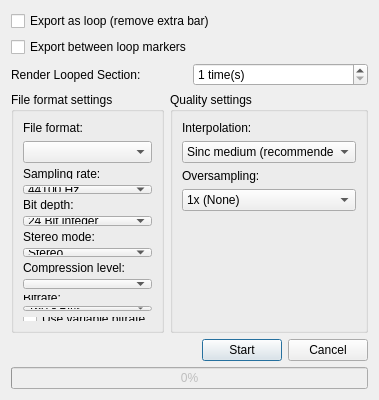
<?xml version="1.0" encoding="UTF-8"?>
<ui version="4.0">
 <class>ExportProjectDialog</class>
 <widget class="QDialog" name="ExportProjectDialog">
  <property name="geometry">
   <rect>
    <x>0</x>
    <y>0</y>
    <width>379</width>
    <height>400</height>
   </rect>
  </property>
  <property name="minimumSize">
   <size>
    <width>379</width>
    <height>400</height>
   </size>
  </property>
  <property name="maximumSize">
   <size>
    <width>379</width>
    <height>400</height>
   </size>
  </property>
  <property name="windowTitle">
   <string>Export project</string>
  </property>
  <layout class="QVBoxLayout">
   <item>
    <widget class="QCheckBox" name="exportLoopCB">
     <property name="text">
      <string>Export as loop (remove extra bar)</string>
     </property>
    </widget>
   </item>
   <item>
    <widget class="QCheckBox" name="renderMarkersCB">
     <property name="text">
      <string>Export between loop markers</string>
     </property>
    </widget>
   </item>
   <item>
    <widget class="QWidget" name="loopRepeatWidget" native="true">
     <layout class="QHBoxLayout" name="loopRepeatHL">
      <property name="leftMargin">
       <number>0</number>
      </property>
      <property name="topMargin">
       <number>0</number>
      </property>
      <property name="rightMargin">
       <number>0</number>
      </property>
      <property name="bottomMargin">
       <number>0</number>
      </property>
      <item>
       <widget class="QLabel" name="labelLoopRepeat">
        <property name="text">
         <string>Render Looped Section:</string>
        </property>
       </widget>
      </item>
      <item>
       <widget class="QSpinBox" name="loopCountSB">
        <property name="suffix">
         <string> time(s)</string>
        </property>
        <property name="minimum">
         <number>1</number>
        </property>
        <property name="maximum">
         <number>99</number>
        </property>
        <property name="value">
         <number>1</number>
        </property>
       </widget>
      </item>
     </layout>
    </widget>
   </item>
   <item>
    <layout class="QHBoxLayout">
     <item>
      <widget class="QGroupBox" name="outputGroupBox">
       <property name="title">
        <string>File format settings</string>
       </property>
       <layout class="QVBoxLayout">
        <item>
         <widget class="QLabel" name="label">
          <property name="text">
           <string>File format:</string>
          </property>
         </widget>
        </item>
        <item>
         <widget class="QComboBox" name="fileFormatCB"/>
        </item>
        <item>
         <widget class="QWidget" name="sampleRateWidget" native="true">
          <layout class="QVBoxLayout" name="verticalLayout">
           <property name="leftMargin">
            <number>0</number>
           </property>
           <property name="topMargin">
            <number>0</number>
           </property>
           <property name="rightMargin">
            <number>0</number>
           </property>
           <property name="bottomMargin">
            <number>0</number>
           </property>
           <item>
            <widget class="QLabel" name="labelSampleRate">
             <property name="text">
              <string>Sampling rate:</string>
             </property>
            </widget>
           </item>
           <item>
            <widget class="QComboBox" name="samplerateCB">
             <item>
              <property name="text">
               <string>44100 Hz</string>
              </property>
             </item>
             <item>
              <property name="text">
               <string>48000 Hz</string>
              </property>
             </item>
             <item>
              <property name="text">
               <string>88200 Hz</string>
              </property>
             </item>
             <item>
              <property name="text">
               <string>96000 Hz</string>
              </property>
             </item>
             <item>
              <property name="text">
               <string>192000 Hz</string>
              </property>
             </item>
            </widget>
           </item>
          </layout>
         </widget>
        </item>
        <item>
         <widget class="QWidget" name="depthWidget" native="true">
          <layout class="QVBoxLayout">
           <property name="leftMargin">
            <number>0</number>
           </property>
           <property name="topMargin">
            <number>0</number>
           </property>
           <property name="rightMargin">
            <number>0</number>
           </property>
           <property name="bottomMargin">
            <number>0</number>
           </property>
           <item>
            <widget class="QLabel" name="labelBitDepth">
             <property name="text">
              <string>Bit depth:</string>
             </property>
            </widget>
           </item>
           <item>
            <widget class="QComboBox" name="depthCB">
             <property name="currentIndex">
              <number>1</number>
             </property>
             <item>
              <property name="text">
               <string>16 Bit integer</string>
              </property>
             </item>
             <item>
              <property name="text">
               <string>24 Bit integer</string>
              </property>
             </item>
             <item>
              <property name="text">
               <string>32 Bit float</string>
              </property>
             </item>
            </widget>
           </item>
          </layout>
         </widget>
        </item>
        <item>
         <widget class="QWidget" name="stereoModeWidget" native="true">
          <layout class="QVBoxLayout" name="verticalLayout_4">
           <property name="leftMargin">
            <number>0</number>
           </property>
           <property name="topMargin">
            <number>0</number>
           </property>
           <property name="rightMargin">
            <number>0</number>
           </property>
           <property name="bottomMargin">
            <number>0</number>
           </property>
           <item>
            <widget class="QLabel" name="labelStereoMode_3">
             <property name="text">
              <string>Stereo mode:</string>
             </property>
            </widget>
           </item>
           <item>
            <widget class="QComboBox" name="stereoModeComboBox">
             <property name="currentIndex">
              <number>1</number>
             </property>
             <item>
              <property name="text">
               <string>Mono</string>
              </property>
             </item>
             <item>
              <property name="text">
               <string>Stereo</string>
              </property>
             </item>
             <item>
              <property name="text">
               <string>Joint stereo</string>
              </property>
             </item>
            </widget>
           </item>
          </layout>
         </widget>
        </item>
        <item>
         <widget class="QWidget" name="compressionWidget" native="true">
          <layout class="QVBoxLayout" name="_2">
           <property name="leftMargin">
            <number>0</number>
           </property>
           <property name="topMargin">
            <number>0</number>
           </property>
           <property name="rightMargin">
            <number>0</number>
           </property>
           <property name="bottomMargin">
            <number>0</number>
           </property>
           <item>
            <widget class="QLabel" name="labelCompLevel">
             <property name="text">
              <string>Compression level:</string>
             </property>
            </widget>
           </item>
           <item>
            <widget class="QComboBox" name="compLevelCB">
             <property name="currentIndex">
              <number>-1</number>
             </property>
            </widget>
           </item>
          </layout>
         </widget>
        </item>
        <item>
         <widget class="QWidget" name="bitrateWidget" native="true">
          <layout class="QVBoxLayout">
           <property name="leftMargin">
            <number>0</number>
           </property>
           <property name="topMargin">
            <number>0</number>
           </property>
           <property name="rightMargin">
            <number>0</number>
           </property>
           <property name="bottomMargin">
            <number>0</number>
           </property>
           <item>
            <widget class="QLabel" name="labelBitRate">
             <property name="text">
              <string>Bitrate:</string>
             </property>
            </widget>
           </item>
           <item>
            <widget class="QComboBox" name="bitrateCB">
             <property name="currentIndex">
              <number>2</number>
             </property>
             <item>
              <property name="text">
               <string>64 KBit/s</string>
              </property>
             </item>
             <item>
              <property name="text">
               <string>128 KBit/s</string>
              </property>
             </item>
             <item>
              <property name="text">
               <string>160 KBit/s</string>
              </property>
             </item>
             <item>
              <property name="text">
               <string>192 KBit/s</string>
              </property>
             </item>
             <item>
              <property name="text">
               <string>256 KBit/s</string>
              </property>
             </item>
             <item>
              <property name="text">
               <string>320 KBit/s</string>
              </property>
             </item>
            </widget>
           </item>
           <item>
            <widget class="QCheckBox" name="checkBoxVariableBitRate">
             <property name="text">
              <string>Use variable bitrate</string>
             </property>
            </widget>
           </item>
          </layout>
         </widget>
        </item>
        <item>
         <spacer>
          <property name="orientation">
           <enum>Qt::Vertical</enum>
          </property>
          <property name="sizeHint" stdset="0">
           <size>
            <width>0</width>
            <height>0</height>
           </size>
          </property>
         </spacer>
        </item>
       </layout>
      </widget>
     </item>
     <item>
      <widget class="QGroupBox" name="qualityGroupBox">
       <property name="title">
        <string>Quality settings</string>
       </property>
       <layout class="QVBoxLayout">
        <item>
         <widget class="QLabel" name="label_2">
          <property name="text">
           <string>Interpolation:</string>
          </property>
         </widget>
        </item>
        <item>
         <widget class="QComboBox" name="interpolationCB">
          <property name="currentIndex">
           <number>2</number>
          </property>
          <item>
           <property name="text">
            <string>Zero order hold</string>
           </property>
          </item>
          <item>
           <property name="text">
            <string>Sinc worst (fastest)</string>
           </property>
          </item>
          <item>
           <property name="text">
            <string>Sinc medium (recommended)</string>
           </property>
          </item>
          <item>
           <property name="text">
            <string>Sinc best (slowest)</string>
           </property>
          </item>
         </widget>
        </item>
        <item>
         <widget class="QLabel" name="label_4">
          <property name="text">
           <string>Oversampling:</string>
          </property>
         </widget>
        </item>
        <item>
         <widget class="QComboBox" name="oversamplingCB">
          <item>
           <property name="text">
            <string>1x (None)</string>
           </property>
          </item>
          <item>
           <property name="text">
            <string>2x</string>
           </property>
          </item>
          <item>
           <property name="text">
            <string>4x</string>
           </property>
          </item>
          <item>
           <property name="text">
            <string>8x</string>
           </property>
          </item>
         </widget>
        </item>
        <item>
         <spacer>
          <property name="orientation">
           <enum>Qt::Vertical</enum>
          </property>
          <property name="sizeHint" stdset="0">
           <size>
            <width>0</width>
            <height>0</height>
           </size>
          </property>
         </spacer>
        </item>
       </layout>
      </widget>
     </item>
    </layout>
   </item>
   <item>
    <layout class="QHBoxLayout">
     <item>
      <spacer>
       <property name="orientation">
        <enum>Qt::Horizontal</enum>
       </property>
       <property name="sizeHint" stdset="0">
        <size>
         <width>0</width>
         <height>0</height>
        </size>
       </property>
      </spacer>
     </item>
     <item>
      <widget class="QPushButton" name="startButton">
       <property name="text">
        <string>Start</string>
       </property>
      </widget>
     </item>
     <item>
      <widget class="QPushButton" name="cancelButton">
       <property name="text">
        <string>Cancel</string>
       </property>
      </widget>
     </item>
    </layout>
   </item>
   <item>
    <widget class="QProgressBar" name="progressBar">
     <property name="enabled">
      <bool>false</bool>
     </property>
     <property name="value">
      <number>0</number>
     </property>
    </widget>
   </item>
  </layout>
 </widget>
 <resources/>
 <connections>
  <connection>
   <sender>cancelButton</sender>
   <signal>clicked()</signal>
   <receiver>ExportProjectDialog</receiver>
   <slot>reject()</slot>
   <hints>
    <hint type="sourcelabel">
     <x>511</x>
     <y>372</y>
    </hint>
    <hint type="destinationlabel">
     <x>202</x>
     <y>175</y>
    </hint>
   </hints>
  </connection>
  <connection>
   <sender>fileFormatCB</sender>
   <signal>currentIndexChanged(int)</signal>
   <receiver>ExportProjectDialog</receiver>
   <slot>onFileFormatChanged(int)</slot>
   <hints>
    <hint type="sourcelabel">
     <x>111</x>
     <y>85</y>
    </hint>
    <hint type="destinationlabel">
     <x>518</x>
     <y>212</y>
    </hint>
   </hints>
  </connection>
 </connections>
 <slots>
  <slot>onFileFormatChanged(int)</slot>
 </slots>
</ui>
